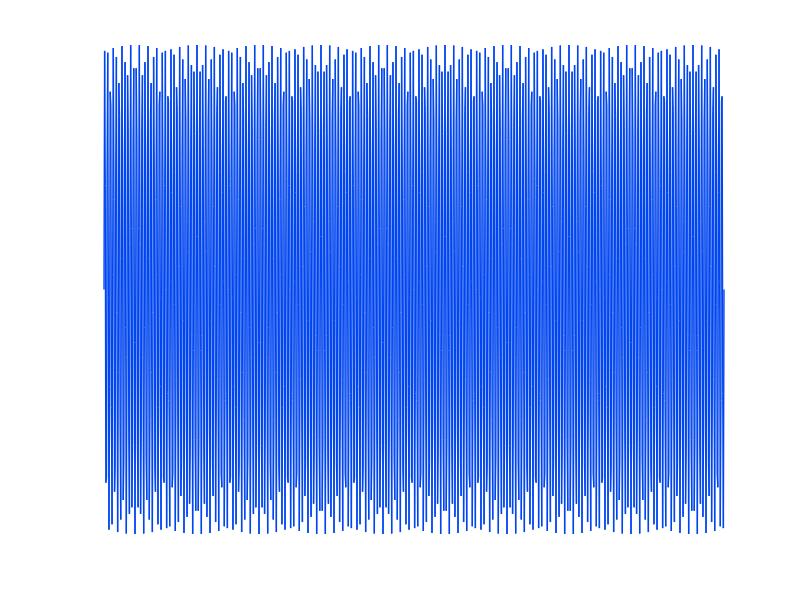

MATLAB code to generate this figure:
time = 0:0.001:1;
frequency = 215;
%phase = 97;
%phase_in_rad = degtorad(phase);
%y = sin(2 * pi * frequency * time + phase_in_rad);
y = sin(2 * pi * frequency * time);
%plot(time, y), xlabel('Samples'), ylabel('Sine wave')
plot(time, y,'LineWidth',1,'Color',[0 .271 .937]);
axis off